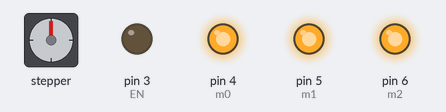
Simulated run of this sketch. Board: Arduino Uno, built with avr-gcc and run on an emulated ATmega328P. Shown: stepper motor, output pins drawn as LEDs (lit = HIGH). Stepper angles assume 200 steps per turn; what the sketch prints to the serial monitor is not drawn.

Above: at 0.05 s.
At 1.65 s:
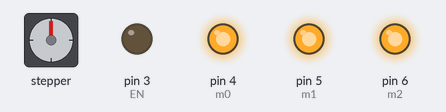
At 3.25 s:
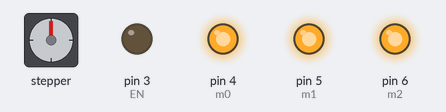
At 6.5 s:
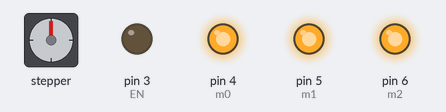
Timing chart, 0 to 8.5 s (numbered marks = the images above):
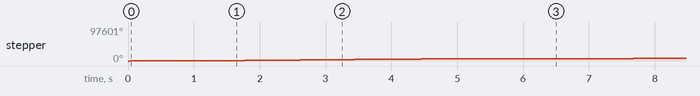

Measured:
- by itself, stepper: turns 6480° clockwise in 5.5 s, repeating every 6.5 s

The sketch:

AccStp03.5.ino
```cpp
#include <AccelStepper.h>

#define DIR   8 //PB0
#define STEP  7//PD7
#define EN    3 //PD3
#define m0    4 //PORTD4
#define m1    5 //PORTD5
#define m2    6 //PORTD6

AccelStepper stepper (AccelStepper::DRIVER,STEP,DIR);
void setup(){
  Serial.begin(115200);
  pinMode(EN,OUTPUT);
  pinMode( m0 , OUTPUT );
  pinMode( m1 , OUTPUT );
  pinMode( m2 , OUTPUT );
  digitalWrite(m0 , HIGH);
  digitalWrite(m1 , HIGH);
  digitalWrite(m2 , HIGH);
  digitalWrite(EN,LOW);
  stepper.setMaxSpeed(1800);
  stepper.setAcceleration(800);
}

void loop(){
  stepper.move(3600);
  while(stepper.distanceToGo()>0){
  Serial.println(stepper.distanceToGo());
  stepper.run();
  }
  delay(1000);
}
```
